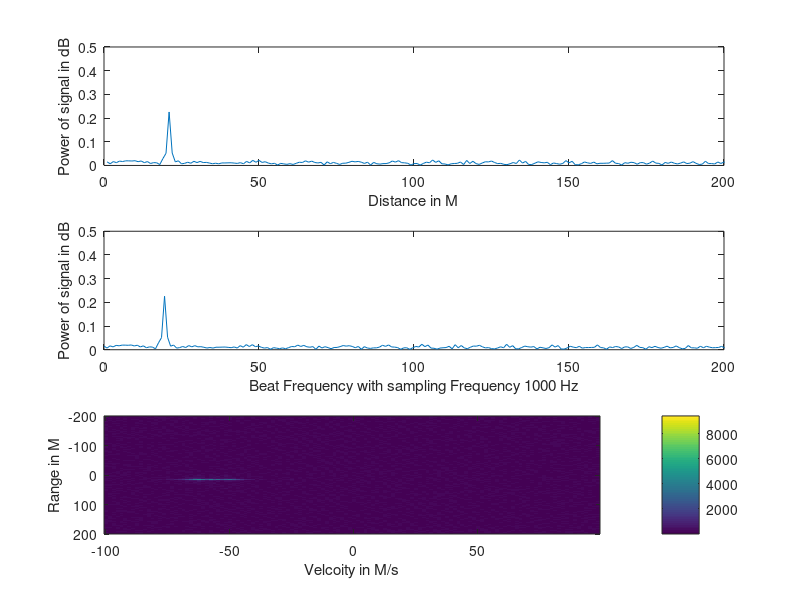
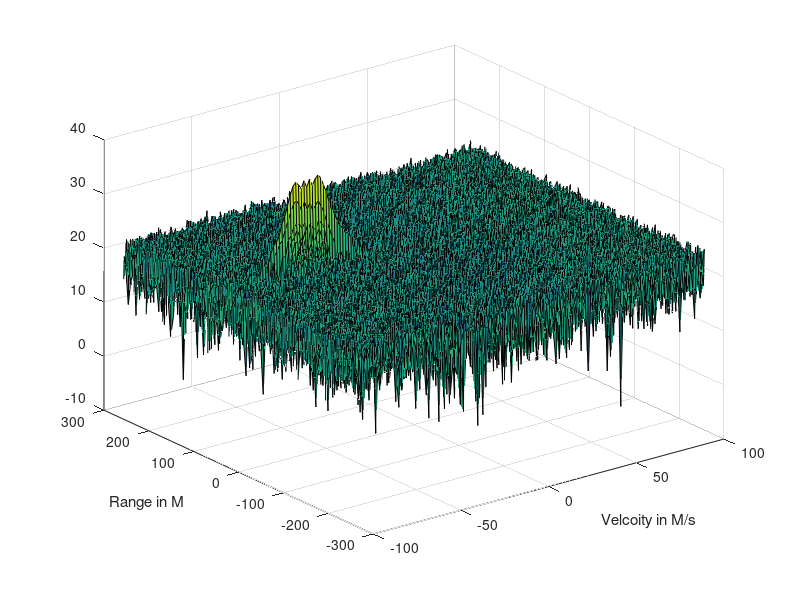

Source code (MATLAB) for these figures, in order: (Note: this script raises an error after producing the figures.)
clear all
clc ;

%% Radar Specifications 
%%%%%%%%%%%%%%%%%%%%%%%%%%%
Frequency= 77e9 %GHz
Max_Range = 200 %m
Range_Resolution = 1 %m
Max_Velocity = 100 %m/s
%%%%%%%%%%%%%%%%%%%%%%%%%%%

Speed_Of_Light = 3*10^8 %m/s
%% User Defined Range and Velocity of target
% *%TODO* :
% define the target's initial position and velocity. Note : Velocity
% remains contant
 
P_Int_1 = 20; %m
V_Int = -60; %m/s 

%% FMCW Waveform Generation

% *%TODO* :
%Design the FMCW waveform by giving the specs of each of its parameters.
% Calculate the Bandwidth (B), Chirp Time (Tchirp) and Slope (slope) of the FMCW
% chirp using the requirements above.

%Calculating the Bsweep 
B_sweep = Speed_Of_Light/2*Range_Resolution;  

%B_sweep will be =150 mega_Hz or 0.15 giga_Hz, therefore. the final
%frequency will be 77+0.15 = 77.15 giga_Hz the range of frequencies
%77:77.15 giga_Hz

%Calculating the Tchirp 
Tchirp = 5.5*2*Max_Range/Speed_Of_Light;

%Calculating the Slop
Slope = B_sweep/Tchirp; 

%Operating carrier frequency of Radar 
fc= 77e9;             %carrier freq
                                                          
%The number of chirps in one sequence. Its ideal to have 2^ value for the ease of running the FFT
%for Doppler Estimation. 
Nd=128;                   % #of doppler cells OR #of sent periods % number of chirps

%The number of samples on each chirp. 
Nr=1024;                  %for length of time OR # of range cells

% Timestamp for running the displacement scenario for every sample on each
% chirp
t=linspace(0,Nd*Tchirp,Nr*Nd); %total time for samples

%Creating the vectors for Tx, Rx and Mix based on the total samples input.
Tx=zeros(1,length(t)); %transmitted signal
Rx=zeros(1,length(t)); %received signal
Mix = zeros(1,length(t)); %beat signal

%Similar vectors for range_covered and time delay.
r_t=zeros(1,length(t));
td=zeros(1,length(t));

%% Signal generation and Moving Target simulation
% Running the radar scenario over the time. 

for i=1:length(t)          
    % *%TODO* :
    %For each time stamp update the Range of the Target for constant velocity. 
    P_Int = P_Int_1 + V_Int*t(i);
    % *%TODO* :
    %For each time sample we need update the transmitted and
    %received signal. 
    Tx(i)   = cos(2*pi*(fc*t(i) + Slope*t(i)^2/2));
    Rx (i)  = cos(2*pi*(fc*(t(i)-((2*P_Int)/Speed_Of_Light))+ Slope*(t(i)-((2*P_Int)/Speed_Of_Light))^2/2));
    
    % *%TODO* :
    %Now by mixing the Transmit and Receive generate the beat signal
    %This is done by element wise matrix multiplication of Transmit and
    %Receiver Signal
    Mix(i) = Tx(i)*Rx(i);
    
end
%% RANGE MEASUREMENT
 % *%TODO* :
%reshape the vector into Nr*Nd array. Nr and Nd here would also define the size of
%Range and Doppler FFT respectively.
Signal_r = reshape(Mix,[Nr, Nd]);

% *%TODO* :
%run the FFT on the beat signal along the range bins dimension (Nr) and
%normalize.
Signal_fft = fft(Signal_r);

% *%TODO* :
% Take the absolute value of FFT output
Signal_Abs = abs(Signal_fft/Nr);

 % *%TODO* :
% Output of FFT is double sided signal, but we are interested in only one side of the spectrum.
% Hence we throw out half of the samples.
 Signal_Final = Signal_Abs(1:Nr/2+1);

%plotting the range
figure ('Name','Range from First FFT')
subplot(3,1,1)
plot(Signal_Final);
axis ([0 200 0 0.5]);
xlabel('Distance in M');
ylabel('Power of signal in dB');
subplot(3,1,2)
plot(1000*(0:Nr/2)/Nr,Signal_Final);
xlabel('Beat Frequency with sampling Frequency 1000 Hz');
ylabel('Power of signal in dB');
axis ([0 200 0 0.5]);


%% RANGE DOPPLER RESPONSE
% The 2D FFT implementation is already provided here. This will run a 2DFFT
% on the mixed signal (beat signal) output and generate a range doppler
% map.You will implement CFAR on the generated RDM


% Range Doppler Map Generation.

% The output of the 2D FFT is an image that has reponse in the range and
% doppler FFT bins. So, it is important to convert the axis from bin sizes
% to range and doppler based on their Max values.

Mix=reshape(Mix,[Nr,Nd]);

% 2D FFT using the FFT size for both dimensions.
sig_fft2 = fft2(Mix,Nr,Nd);
si = sig_fft2;
% Taking just one side of signal from Range dimension.
sig_fft2 = sig_fft2(1:Nr/2,1:Nd);
sig_fft2 = fftshift (sig_fft2);
RDM = abs(sig_fft2);

%Plot the Velocity and the Range of the target in imagesc  
V = linspace(-Nd/2,Nd/2-1,Nd)*2*Max_Velocity/Nd;
r = linspace(-Nr/2,Nr/2-1,Nr)*2*Max_Range/Nr;
subplot(3,1,3);
imagesc(V,r,RDM);
xlabel('Velcoity in M/s');
ylabel('Range in M');
%colormap jet;
colorbar;
%clim([0,max(RDM(:))]);
RDM = 10*log10(RDM) ;

%use the surf function to plot the output of 2DFFT and to show axis in both
%dimensions
doppler_axis = linspace(-100,100,Nd);
range_axis = linspace(-200,200,Nr/2)*((Nr/2)/400);
figure,surf(doppler_axis,range_axis,RDM);
xlabel('Velcoity in M/s');
ylabel('Range in M');
%% CFAR implementation

%Slide Window through the complete Range Doppler Map

% *%TODO* :
%Select the number of Training Cells in both the dimensions.

Tr = 12;
Td = 12;

% *%TODO* :
%Select the number of Guard Cells in both dimensions around the Cell under 
%test (CUT) for accurate estimation
Gr = 4;
Gd = 4;

% *%TODO* :
% offset the threshold by SNR value in dB
Off_S = 5;

%% Size of Training, Grid, and  Guard Cells 
Training_Size = ((2*Tr)+(2*Gr)+1)*((2*Td)+(2*Gd)+1) - ((2*Gr)+1)*((2*Gd)+1);
Grid_Size = ((2*Tr)+(2*Gr)+1)*((2*Td)+(2*Gd)+1);
Guard_Size = (2*Gr+1)*(2*Gd+1);

% *%TODO* :
%Create a vector to store noise_level for each iteration on training cells
noise_level = zeros(1,1);

% *%TODO* :
%design a loop such that it slides the CUT across range doppler map by
%giving margins at the edges for Training and Guard Cells.
%For every iteration sum the signal level within all the training
%cells. To sum convert the value from logarithmic to linear using db2pow
%function. Average the summed values for all of the training
%cells used. After averaging convert it back to logarithimic using pow2db.
%Further add the offset to it to determine the threshold. Next, compare the
%signal under CUT with this threshold. If the CUT level > threshold assign
%it a value of 1, else equate it to 0.

zer = zeros(size(RDM));

% Use RDM[x,y] as the matrix from the output of 2D FFT for implementing
% CFAR
for i = 1+Tr+Gr:(size(RDM,1) - (Gr+Tr))
    for j = 1+Td+Gd:(size(RDM,2) - (Gd+Td))
        sum_all = sum(db2pow(RDM(i-(Tr+Gr):i+Tr+Gr, j-(Td+Gd):j+Td+Gd)),'all');
        T_sum  = sum(db2pow(RDM(i-Gr:i+Gr, j-Gd:j+Gd)),'all');
        noise_level = sum_all - T_sum;
        threshold = db2pow(pow2db((noise_level / Training_Size)*Off_S));
        if (db2pow(RDM(i,j)) <= threshold)
            zer(i,j) = 0;
        else
            zer(i,j) = 1;
        end
    end
end

% *%TODO* :
%display the CFAR output using the Surf function like we did for Range
%Doppler Response output.
figure,surf(doppler_axis,range_axis,zer);
xlabel('Velcoity in M/s');
ylabel('Range in M');
colorbar;


 
 